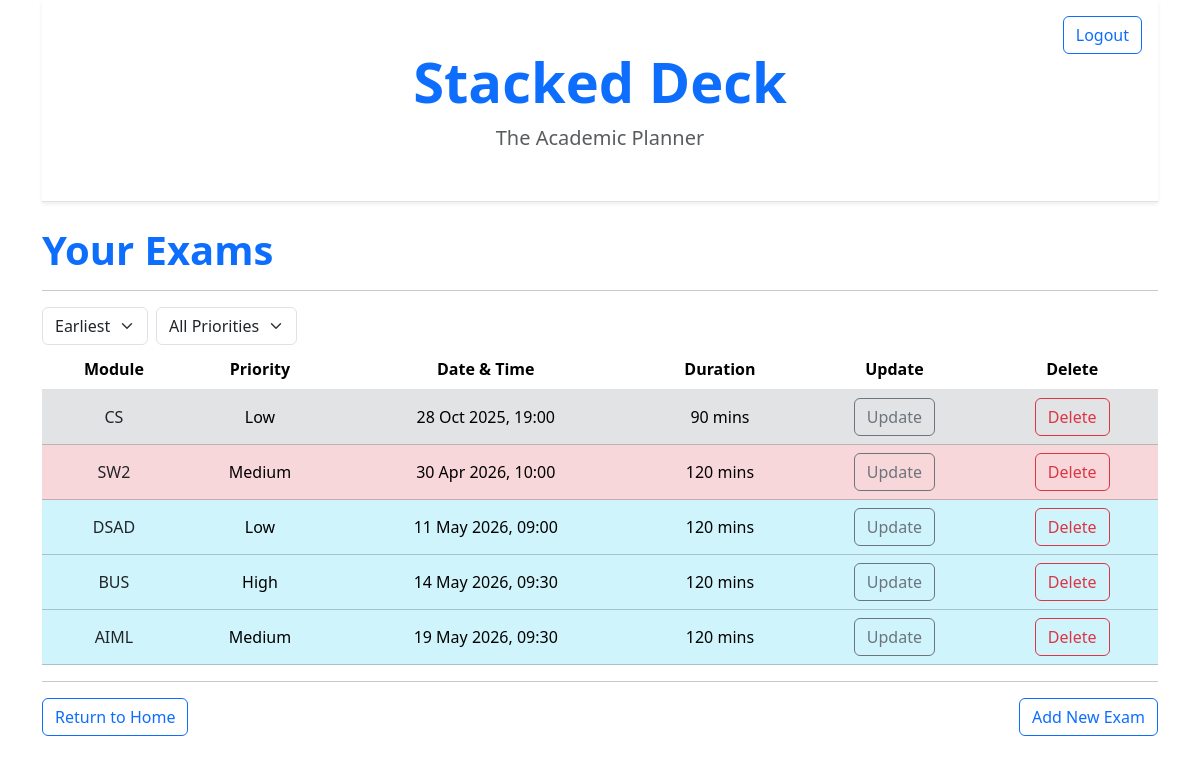
The app's page /view-exams (signed in) with its own data.
### app/models.py (models this page shows)
class Exam(db.Model):
    id: so.Mapped[int] = so.mapped_column(primary_key=True)
    module: so.Mapped[str] = so.mapped_column(sa.String(256), index=True)
    duration_minutes: so.Mapped[int] = so.mapped_column(sa.Integer, nullable=False)
    exam_date: so.Mapped[datetime.datetime] = so.mapped_column(sa.DateTime(timezone=True), index=True, nullable=False)
    priority: so.Mapped[Priority] = so.mapped_column(
        sa.Enum(Priority),
        default=Priority.MEDIUM,
        nullable=False
    )
    notes: so.Mapped[Optional[str]] = so.mapped_column(sa.Text, nullable=True)
    user_id: so.Mapped[int] = so.mapped_column(sa.ForeignKey(User.id), index=True)
    author: so.Mapped[User] = so.relationship(back_populates='exams')
    tasks: so.Mapped[list['Task']] = so.relationship(back_populates='exam', cascade="all, delete-orphan")
    saved_materials: so.Mapped[list["SavedMaterial"]] = so.relationship(back_populates="exam",
    cascade="all, delete-orphan")
    todo_items: so.Mapped[list["ToDoItem"]] = so.relationship(
    back_populates="exam",
    cascade="all, delete-orphan")

### app/routes.py (the view)
@app.route('/view-exams', methods=['GET', 'POST'])
@login_required
def view_exams():
    sort_type = request.args.get('type', '')
    priority_type = request.args.get('priority', '')
    query = Exam.query.filter_by(author=current_user)
    if priority_type:
        target_priority = Priority(int(priority_type))
        query = query.filter(Exam.priority == target_priority)
    if sort_type == 'descending':
        query = query.order_by(Exam.exam_date.desc())
    else:
        query = query.order_by(Exam.exam_date.asc())
    exams = query.all()
    today = datetime.now().date()
    for exam in exams:
        delta = (exam.exam_date.date() - today).days
        if delta < 0:
            exam.urgency = "table-secondary"
        elif delta <= 7:
            exam.urgency = "table-danger"
        elif delta <= 14:
            exam.urgency = "table-warning"
        else:
            exam.urgency = "table-info"
    return render_template('view-exams.html', exams=exams, type=sort_type, priority=priority_type)

### app/models.py (called while the page is built)
@login.user_loader
def load_user(id):
    return db.session.get(User, int(id))

### app/templates/view-exams.html (shortened to what this page needs)
{% extends "base.html" %} {% block title %}All Exams{% endblock %} {% block
content %}
<h1 class="display-6 fw-bold text-primary">Your Exams</h1>
<hr />
<form method="GET" class="d-flex gap-2 mb-1">
  <select name="type" class="form-select w-auto" onchange="this.form.submit()">
    <option value="ascending" {% if type == "ascending" %}selected{% endif %}>
      Earliest
    </option>
  </select>
  <select name="priority" class="form-select w-auto" onchange="this.form.submit()">
    <option value="" {% if not priority %}selected{% endif %}>All Priorities</option>
  </select>
</form>
<table class="table table-hover text-center">
  <thead>
    <tr>
      <th>Module</th>
      <th>Priority</th>
      <th>Date &amp; Time</th>
      <th>Duration</th>
      <th>Update</th>
      <th>Delete</th>
    </tr>
  </thead>
  <tbody>
    {% if exams %}
    {% for exam in exams %}
    <tr class="{{ exam.urgency }} align-middle position-relative">
      <td><a href="{{ url_for('view_exam', id=exam.id) }}" class="stretched-link text-decoration-none text-dark">
            {{ exam.module }}
        </a></td>
      <td>{{ exam.priority.name.capitalize() }}</td>
      <td>{{ exam.exam_date.strftime('%d %b %Y, %H:%M') }}</td>
      <td>{{ exam.duration_minutes }} mins</td>
      <td style="position: relative; z-index: 2;">
        <a
          href="{{ url_for('updating_exam', exam_id=exam.id) }}"
          class="btn btn-outline-secondary"
          >Update</a
        >
      </td>
      <td style="position: relative; z-index: 2;">
        <form
          action="{{ url_for('delete_exam', exam_id=exam.id) }}"
          method="POST"
          style="display: inline"
        >
          <button
            type="submit"
            onclick="return confirm('Are you sure?');"
            class="btn btn-outline-danger"
          >
            Delete
          </button>
        </form>
      </td>
    </tr>
    {% endfor %}
    {% else %}
      <tr>
        <td colspan="6" class="text-center">No exams match the selected filters.</td>
      </tr>
    {% endif %}
  </tbody>
</table>
<hr />
<div class="d-flex">
  <a href="{{ url_for('index') }}" class="btn btn-outline-primary"
    >Return to Home</a
  >
  <a
    href="{{ url_for('add_exam') }}"
    class="btn btn-outline-primary ms-auto"
    >Add New Exam</a
  >
</div>
{% endblock %}

### records on screen
Exam: module "CS", priority.name "Low", exam_date "28 Oct 2025, 19:00", duration_minutes "90"
Exam: module "SW2", priority.name "Medium", exam_date "30 Apr 2026, 10:00", duration_minutes "120"
Exam: module "DSAD", priority.name "Low", exam_date "11 May 2026, 09:00", duration_minutes "120"
Exam: module "BUS", priority.name "High", exam_date "14 May 2026, 09:30", duration_minutes "120"
Exam: module "AIML", priority.name "Medium", exam_date "19 May 2026, 09:30", duration_minutes "120"
